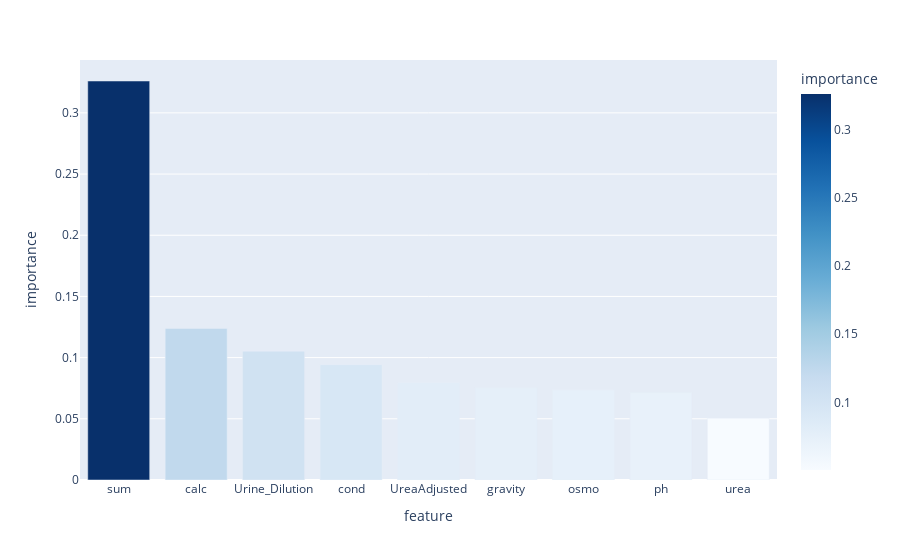

Write notebook code for a chart like this one.
### Code cell
# get feature importances
importances = clf.feature_importances_

# create feature importance dataframe
feat_imp = pd.DataFrame({'feature': X.columns, 'importance': importances})

# sort by importance descending
feat_imp = feat_imp.sort_values('importance', ascending=False)

# create bar chart with color gradient
fig = px.bar(feat_imp, x='feature', y='importance', color='importance', color_continuous_scale='Blues')

fig.show()

### Figure 1 — Plotly figure (JSON) as saved in the notebook; plotly's stock layout.template omitted (floating-point values rounded to 4 significant figures)
{"data": [{"alignmentgroup": "True", "hovertemplate": "feature=%{x}<br>importance=%{marker.color}<extra></extra>", "legendgroup": "", "marker": {"color": [0.326, 0.1238, 0.1053, 0.09424, 0.07956, 0.07547, 0.07382, 0.07138, 0.05044], "coloraxis": "coloraxis", "pattern": {"shape": ""}}, "name": "", "offsetgroup": "", "orientation": "v", "showlegend": false, "textposition": "auto", "type": "bar", "x": ["sum", "calc", "Urine_Dilution", "cond", "UreaAdjusted", "gravity", "osmo", "ph", "urea"], "xaxis": "x", "y": [0.326, 0.1238, 0.1053, 0.09424, 0.07956, 0.07547, 0.07382, 0.07138, 0.05044], "yaxis": "y"}], "layout": {"barmode": "relative", "coloraxis": {"colorbar": {"title": {"text": "importance"}}, "colorscale": [[0, "rgb(247,251,255)"], [0.125, "rgb(222,235,247)"], [0.25, "rgb(198,219,239)"], [0.375, "rgb(158,202,225)"], [0.5, "rgb(107,174,214)"], [0.625, "rgb(66,146,198)"], [0.75, "rgb(33,113,181)"], [0.875, "rgb(8,81,156)"], [1, "rgb(8,48,107)"]]}, "legend": {"tracegroupgap": 0}, "margin": {"t": 60}, "xaxis": {"anchor": "y", "domain": [0, 1], "title": {"text": "feature"}}, "yaxis": {"anchor": "x", "domain": [0, 1], "title": {"text": "importance"}}}}
